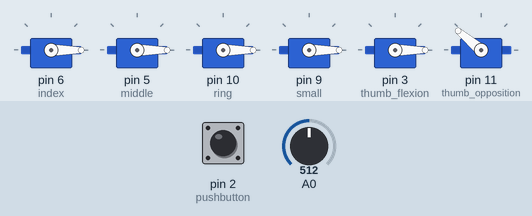
Simulated run of this sketch. Board: Arduino Uno, built with avr-gcc and run on an emulated ATmega328P. Shown: 6 × servo. The test bench sets the inputs (shaded band); at power-on: A0 = 512, pin 2 (pushbutton) HIGH.

Above: at 1.2 s.
1.3 s: A0 set to 306
At 2.2 s:
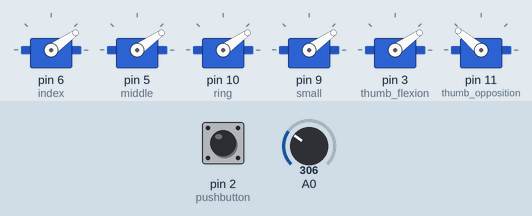
4.3 s: A0 set to 290
At 5.01 s:
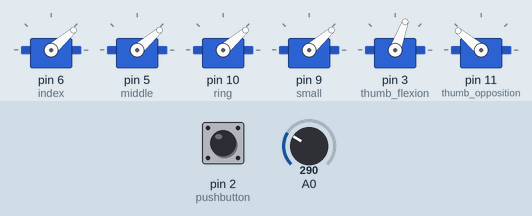
7.3 s: A0 set to 310
At 7.52 s:
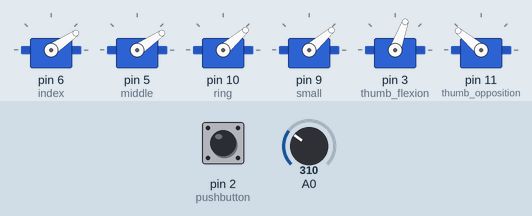
10.3 s: A0 set to 122
At 10.63 s:
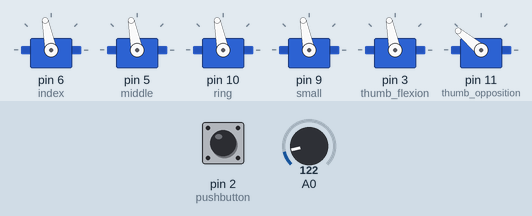
13.3 s: A0 set to 0
At 14.24 s:
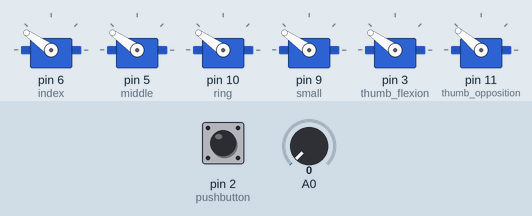
16.3 s: pin 2 (pushbutton) pulled LOW for 3.2 s
Timing chart, 0 to 22.0 s (numbered marks = the images above; inputs shaded):
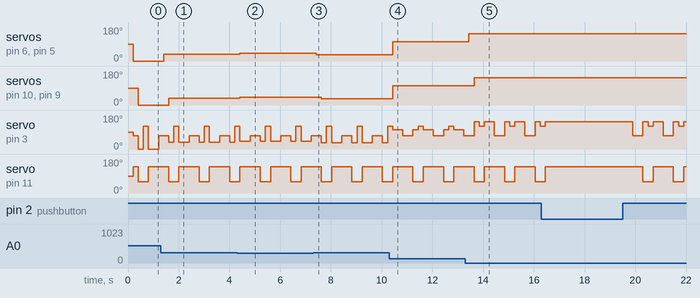

Measured:
- after the input at 1.3 s, servo on pin 6 (index), servo on pin 5 (middle): 0° → 35° after 0.10 s; servo on pin 10 (ring), servo on pin 9 (small): 0° → 35° after 0.31 s
- after the input at 4.3 s, servo on pin 6 (index), servo on pin 5 (middle), servo on pin 10 (ring), servo on pin 9 (small): 35° → 41° after 0.11 s
- after the input at 7.3 s, servo on pin 6 (index), servo on pin 5 (middle): 41° → 34° after 0.12 s; servo on pin 10 (ring), servo on pin 9 (small): 41° → 34° after 0.32 s
- after the input at 10.3 s, servo on pin 6 (index), servo on pin 5 (middle), servo on pin 10 (ring), servo on pin 9 (small): 34° → 101° after 0.13 s
- after the input at 13.3 s, servo on pin 6 (index), servo on pin 5 (middle): 101° → 145° after 0.14 s; servo on pin 10 (ring), servo on pin 9 (small): 101° → 145° after 0.34 s

The sketch:

Grasp_control_3.ino
```cpp
// Include the Servo.h library
#include <Servo.h>

const float max_EMG = 300;

// Declare the digital pin D2 for the pushbutton
const int pushbutton = 2;

// Declare the servos
Servo index;
Servo middle;
Servo ring;
Servo small;
Servo thumb_flexion;
Servo thumb_opposition;

// Declare the buttonstate variable
int buttonstate = 0;

void setup()
{

  // Set the serial comunication at 9600 bauds
  Serial.begin(9600);

  //Declare the pushbutton digital port as an input
  pinMode(pushbutton, INPUT_PULLUP);

  // Declare the digital pins where the linear servos are attached
  index.attach(6);
  middle.attach(5);
  ring.attach(10);
  small.attach(9);
  thumb_flexion.attach(3);
  thumb_opposition.attach(11);
}

void loop()
{
  // Increase the buttonstate value if the pushbutton is HIGH
  if (digitalRead(pushbutton) == HIGH)
  {
    buttonstate = (buttonstate + 1) % 6;
    delay(200);
  }

  // Read the analog EMG signal from the port A0
  int flexion2= analogRead(A0);
  //Convert the flexion sensor (calibration function)
  float flexion3 = (-107/max_EMG) * flexion2 + 145;
  int flexion4 = int(flexion3);

  // Repeat the last 3 steps for the thumb opposition
  int opposition2= analogRead(A0);
  int opposition3 = 0.6 * opposition2 + 60;

  // Change across the different types of grasps when the buttonstate changes calling their functions in each case
  switch (buttonstate) {
    case 0:
      tip_grasp(flexion4,opposition3);
      break;
    case 1:
      trippod_grasp(flexion4,opposition3);
      break;
    case 2:
      lateral_grasp(flexion4,opposition3);
      break;
    case 3:
      hook_grasp(flexion4,opposition3);
      break;
    case 4:
      spherical_grasp(flexion4,opposition3);
      break;
    case 5:
      cylindrical_grasp(flexion4,opposition3);
      break;
  }


}


// Tip grasp function
void tip_grasp(int flexion3, int opposition3)
{
  index.write(flexion3);
  thumb_opposition.write(140);
  thumb_flexion.write(70);
}

// Trippod grasp function
void trippod_grasp(int flexion3, int opposition3)
{
 index.write(flexion3);
 middle.write(flexion3);
 thumb_opposition.write(140);
 thumb_flexion.write(70);
}

// Lateral grasp function
void lateral_grasp(int flexion3, int opposition3)
{
 index.write(flexion3);
 middle.write(flexion3);
 ring.write(flexion3);
 small.write(flexion3);
 thumb_opposition.write(60);
 thumb_flexion.write(flexion3);
}

// Hook grasp function
void hook_grasp(int flexion3, int opposition3)
{
 index.write(flexion3);
 middle.write(flexion3);
 ring.write(flexion3);
 small.write(flexion3);
 thumb_opposition.write(60);
 thumb_flexion.write(120);
}

// Spherical grasp function
void spherical_grasp (int flexion3, int opposition3)
{
 index.write(flexion3);
 middle.write(flexion3);
 ring.write(flexion3);
 small.write(flexion3);
 thumb_opposition.write(140);
 thumb_flexion.write(flexion3);
}

// Cylindrical grasp function
void cylindrical_grasp (int flexion3, int opposition3)
{
 index.write(flexion3);
 middle.write(flexion3);
 ring.write(flexion3);
 small.write(flexion3);
 thumb_opposition.write(140);
 thumb_flexion.write(flexion3);
}
```
